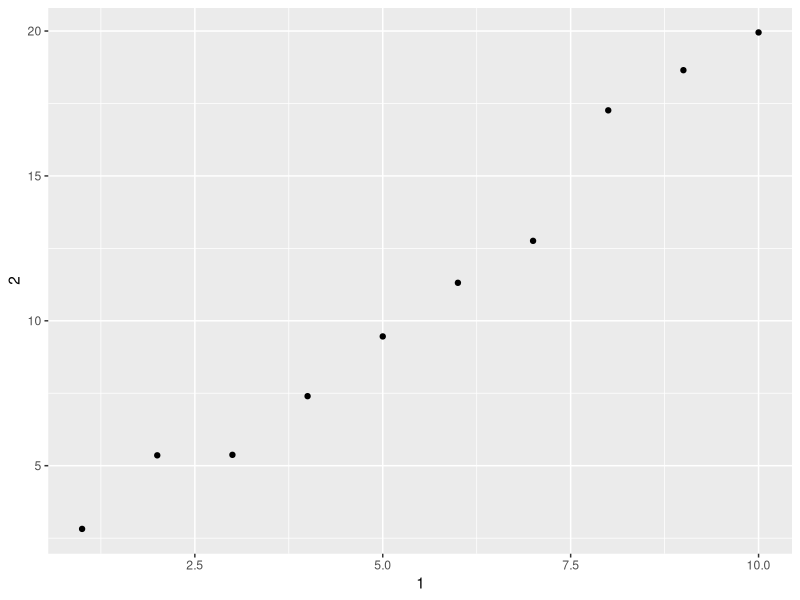

Reproduce this figure in R. (Note: this script raises an error after producing the figure.)
## ---- chunk 1
library(tidyverse)
## ---- chunk 2
mtcars

as_tibble(mtcars)
## ---- chunk 3
df <- data.frame(abc = 1, xyz = "a")
df$x
df[, "xyz"]
df[, c("abc", "xyz")]

df <- tibble(abc = 1, xyz = "a")
df$x
df[, "xyz"]
df[, c("abc", "xyz")]
## ---- chunk 4
var <- "mpg"
mtcars[[var]]
## ---- chunk 5
annoying <- tibble(
  `1` = 1:10,
  `2` = `1` * 2 + rnorm(length(`1`))
)

# 1
annoying$`1`

# 2
annoying %>% 
        ggplot(aes(x = `1`, y = `2`)) +
        geom_point()

# 3
annoying$`3` <- with(annoying, `2` / `1`)
annoying$`3`

# 4
(annoying <- rename(annoying, one = `1`, two = `2`, three = `3`))
## ---- chunk 6
enframe(1:3)
c(a = 5, b = 7)
enframe(c(a = 5, b = 7))

## ---- chunk 7
print(as_tibble(mtcars), n_extra = 1)
